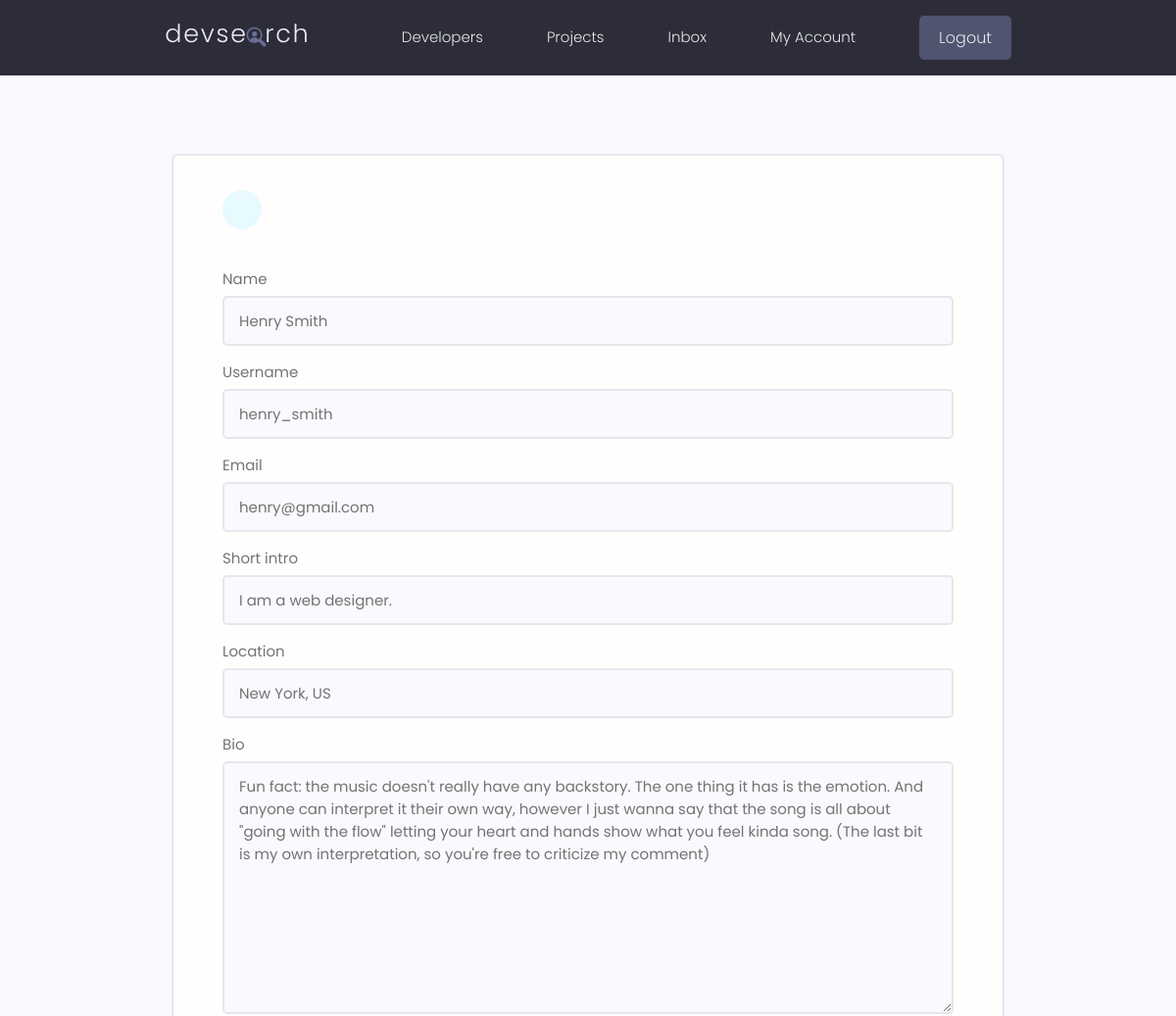
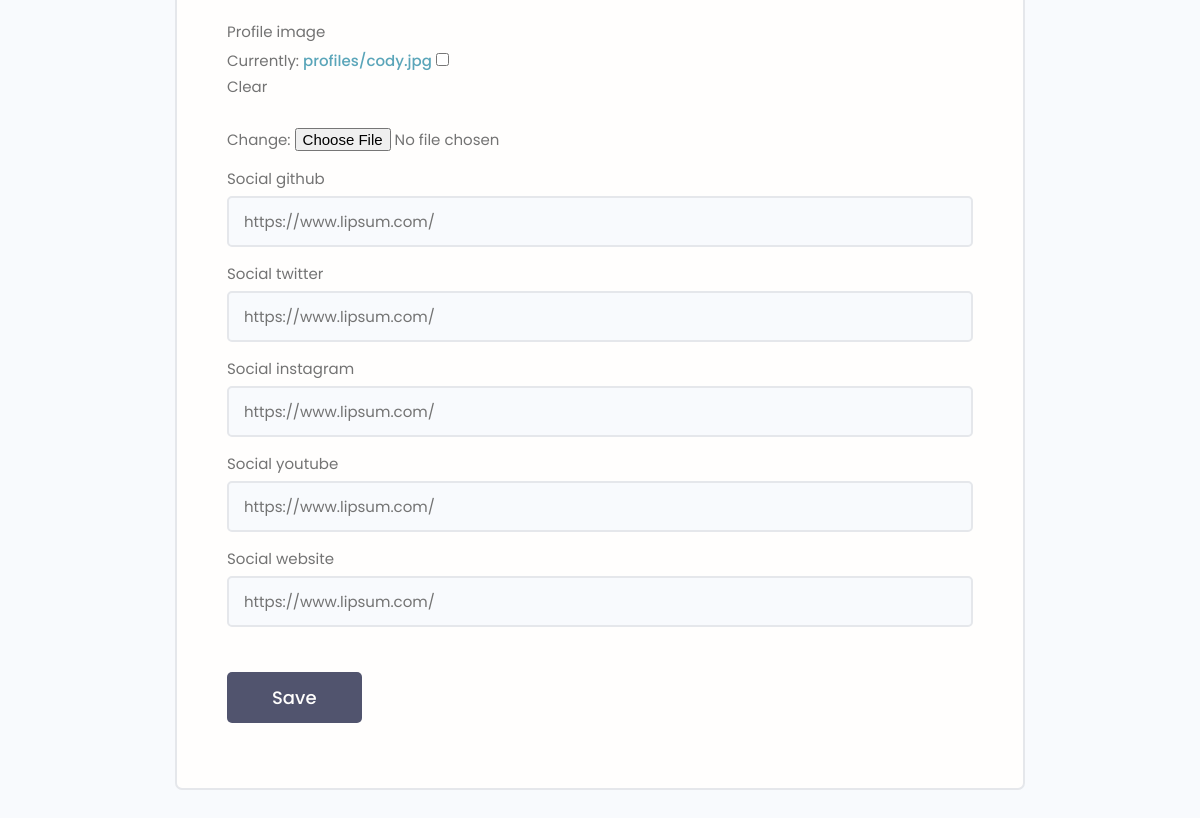
Page /edit-profile/ (signed in) on the committed database (2 pictures, top to bottom).
### users/models.py (models this page shows, shortened)
class Profile(models.Model):
    user = models.OneToOneField(User, on_delete=models.CASCADE, null=True, blank=True)
    name = models.CharField(max_length=200, null=True, blank=True)
    username = models.CharField(max_length=200, null=True, blank=True)
    email = models.EmailField(max_length=200, null=True, blank=True)
    short_intro = models.CharField(max_length=500, null=True, blank=True)
    location = models.CharField(max_length=200, null=True, blank=True)
    bio = models.TextField(null=True, blank=True)
    profile_image = models.ImageField(
        null=True, blank=True, default="profiles/user-default.png", upload_to="profiles/")
    social_github = models.CharField(max_length=200, null=True, blank=True)
    social_twitter = models.CharField(max_length=200, null=True, blank=True)
    social_instagram = models.CharField(max_length=200, null=True, blank=True)
    social_youtube = models.CharField(max_length=200, null=True, blank=True)
    social_website = models.CharField(max_length=200, null=True, blank=True)
    created = models.DateTimeField(auto_now_add=True)
    id = models.UUIDField(default=uuid.uuid4, unique=True, primary_key=True, editable=False)
    class Meta:
        ordering = ['created', 'username']

### users/views.py (the view)
# urls.py: path('edit-profile/', views.editProfile, name="edit-profile"),
@login_required(login_url="login")
def editProfile(request):
    profile = request.user.profile
    form = ProfileForm(instance=profile)
    if request.method == "POST":
        form = ProfileForm(request.POST, request.FILES, instance=profile)
        if form.is_valid():
            form.save()
            return redirect('account')
    context = {"form": form}
    return render(request, "users/editProfile.html", context)

### users/forms.py
class ProfileForm(ModelForm):
    class Meta:
        model = Profile
        fields = ['name', 'username', 'email', 'short_intro', 'location', 'bio',
                  'profile_image',  'social_github', 'social_twitter', 'social_instagram',
                  'social_youtube', 'social_website']
    def __init__(self, *args, **kwargs):
        super(ProfileForm, self).__init__(*args, **kwargs)
        for name, field in self.fields.items():
            field.widget.attrs.update({
                'class': 'input input--text',
            })

### users/templates/users/editProfile.html (shortened to what this page needs)
{% extends 'main.html' %}
{% block content %}
<main class="formPage my-xl">
    <div class="content-box">
        <div class="formWrapper">
            <a class="backButton" href="{% url 'account' %}"></a>
            <br>
            <form class="form" action="{% url 'edit-profile' %}" method="POST" enctype="multipart/form-data">
                {% for field in form %}
                <div class="form__field">
                    <label for="formInput#text">{{ field.label }}</label>
                    {{field}}
                </div>
                {% endfor %}
                <input class="btn btn--sub btn--lg  my-md" type="submit" value="Save" />
            </form>
        </div>
    </div>
</main>
{% endblock %}

### static/styles/app.css (style rules this page uses)
:root { --color-sub: #2d2d39; }
.btn--sub { background-color: var(--color-sub-light); }
.content-box { width: 95%; max-width: 85rem; margin: 0 auto; }
.backButton { background: var(--color-main-light); color: var(--color-main); width: 4rem; height: 4rem; display: flex; align-items: center; justify-content: center; border-radius: 50%; }
.formPage .formWrapper { list-style: none; background: var(--color-white); padding: 3.5rem 5rem; border: 2px solid var(--color-light); border-radius: 0.7rem; }

### static/uikit/styles/modules/_variables.css (style rules this page uses)
:root { --color-main: #5aa5b9; --color-main-light: #e6faff; --color-sub: #3f4156; --color-sub-light: #51546e; --color-sub-lighter: #ededfd; --color-text: #737373; --color-gray: #8b8b8b; --color-light: #e5e7eb; --color-light-gray: #767676; --color-bg: #f8fafd; --color-white: #fffefd; --color-white-light: #f3f3f3; --color-success: #359e64; --color-success-bg: #def8e8; --color-error: #fc4b0b; --color-error-bg: #fff2ee; --font-base: 'Poppins', arial, helvetica, 'Segoe UI', roboto, ubuntu, sans-serif; --font-monospace: 'Fira Code', 'Courier New', courier, monospace; --font-regular: 300; --font-medium: 500; --font-bold: 700; --generic-shadow: 1px 1px 5px #00000010; --generic-transition: all 0.3s ease-in-out; }

### static/uikit/styles/modules/_base.css (style rules this page uses)
* { margin: 0; padding: 0; box-sizing: border-box; text-rendering: optimizeLegibility; color: inherit; font-size: inherit; }
html { font-size: 50%; }
@media only screen and (min-width: 480px) { html { font-size: 56.25%; } }
@media only screen and (min-width: 1200px) { html { font-size: 62.5%; } }
body { line-height: 1.6; font-weight: 400; font-size: 1.5rem; color: var(--color-text); background-color: var(--color-bg); min-height: 100vh; }

### static/uikit/styles/modules/_typography.css (style rules this page uses)
* { font-family: var(--font-base); }
a { padding-bottom: 2px; text-decoration: none; display: inline-block; color: var(--color-main); font-weight: var(--font-medium); }

### static/uikit/styles/modules/_utilities.css (style rules this page uses)
.my-md { margin: 3rem auto; }
.my-xl { margin: 8rem auto; }

### static/uikit/styles/modules/_button.css (style rules this page uses)
.btn { display: inline-block; position: relative; cursor: pointer; background-color: var(--color-light); font-weight: var(--font-medium); color: var(--color-sub); text-decoration: none; padding: 1rem 2rem; border-radius: 0.5rem; border: none; width: -webkit-fit-content; width: -moz-fit-content; width: fit-content; height: -webkit-fit-content; height: -moz-fit-content; height: fit-content; font-size: 1.6rem; outline-width: 0; outline-color: transparent; -webkit-backface-visibility: hidden; backface-visibility: hidden; transition: all 0.3s ease-in-out; }
.btn--sub { background-color: var(--color-sub); color: var(--color-white); }
.btn--lg { font-size: 1.8rem; padding: 1.2rem 4.5rem; }

### static/uikit/styles/modules/_form.css (style rules this page uses)
.form { display: block; }
.form__field { margin-top: 1.5rem; margin-bottom: 1.5rem; }
.form__label, .form__field > label { display: block; margin-bottom: 0.5rem; color: var(--color-text); }
input.input[type='text'], input.input[type='email'], input.input[type='password'], input.input[type='number'], textarea.input { min-width: 24rem; width: 100%; padding: 1.2rem 1.5rem; border-radius: 0.5rem; border: 2px solid var(--color-light); transition: all 0.3s ease-in-out; background-color: var(--color-bg); }

### rows in the picture
Profile: form "Henry Smith" "henry_smith" "henry@gmail.com" "I am a web designer." "New York, US" "Fun fact: the music doesn't really have any backstory. The one thing it has is the emotion. And anyone can interpret it their own way, however I just wanna say that the song is all about \"going with the flow\" letting your heart and hands show what you feel kinda song. (The last bit is my own interpretation, so you're free to criticize my comment)" "https://www.lipsum.com/" "https://www.lipsum.com/" "https://www.lipsum.com/" "https://www.lipsum.com/" "https://www.lipsum.com/"

### other values in the picture
{{ field.label }} "Name" "Username" "Email" "Short intro" "Location" "Bio" "Profile image" "Social github" "Social twitter" "Social instagram" "Social youtube" "Social website"
